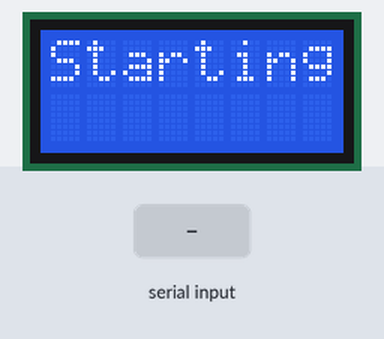
A sketch run on a simulated Arduino Uno, built with avr-gcc and run on an emulated ATmega328P. Shown: 8×2 character LCD. Inputs (shaded band) come from the test bench. What the sketch prints to the serial monitor is not drawn.

Above: at 1.2 s.
1.3 s: "1" received over the second serial link
At 2.9 s:
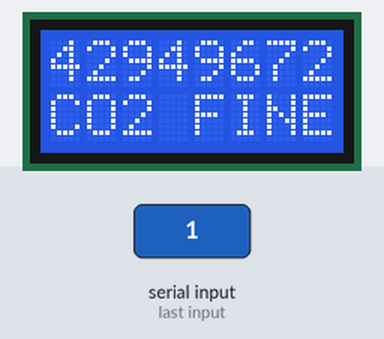
Timing chart, 0 to 4.4 s (numbered marks = the images above; inputs shaded):
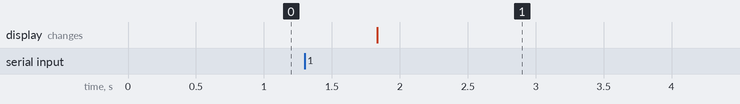

Measured:
- after the input at 1.3 s, the display: changes after 0.53 s (image 1)

The sketch:

SenseAir_S8.ino
```cpp
// #include <AltSoftSerial.h>
#include <SoftwareSerial.h>
#include <LiquidCrystal.h>
#include <stdint.h>


unsigned long s8_co2_sum = 0;
unsigned int polls = 0;
unsigned long s8_co2 = 0;

// RS, E, DB4, DB5, DB6, DB7
LiquidCrystal lcd(12, 11, 5, 4, 3, 2);

// Arduino Mega | 48 rxPin, 46 txPin
// Arduino Uno | 8 rxPin, 9 txPin
// AltSoftSerial mySerial_s8;
SoftwareSerial mySerial_s8(A2, A3);

uint8_t cmd_s8[7] = {0xFE, 0x44, 0x00, 0x08, 0x02, 0x9F, 0x25};
uint8_t response_s8[] = {0, 0, 0, 0, 0, 0, 0};

unsigned int current_minute, lastminute;
int measurement_delay = 10000;
int work_period = 3;
String rate;


void sendRequest_s8(uint8_t packet[]) {
    mySerial_s8.begin(9600);
    while(!mySerial_s8.available()) {
        mySerial_s8.write(cmd_s8, 7);
        delay(50);
    }

    int timeout = 0;
    while(mySerial_s8.available() < 7 ) {
        timeout++;
        if(timeout > 10) {
            while(mySerial_s8.available())
                mySerial_s8.read();
                break;
        }
        delay(50);
    }
    for (int i=0; i < 7; i++) {
        response_s8[i] = mySerial_s8.read();
    }
    mySerial_s8.end();
}

unsigned long getValue_s8(uint8_t packet[]) {
    int high = packet[3];
    int low = packet[4];

    unsigned long val = high * 256 + low;
    return val;
}

void setup(void) {
    Serial.begin(9600);
    lcd.begin(8, 2);
}

void loop() {
    lcd.print(String("Starting"));
    sendRequest_s8(cmd_s8);
    s8_co2 = getValue_s8(response_s8);

    if (s8_co2 >= 1200) {
        rate = "BAD";
    }
    else if (s8_co2 > 600 && s8_co2 < 1200) {
        rate = "OK";
    } else {
          rate = "FINE";
    }

    lcd.clear();
    lcd.print(String(s8_co2) + String(" ppm"));
    lcd.setCursor(0, 1);
    lcd.print(String("CO2 ") + rate);

    Serial.println(String(s8_co2));
    delay(measurement_delay);
}
```
